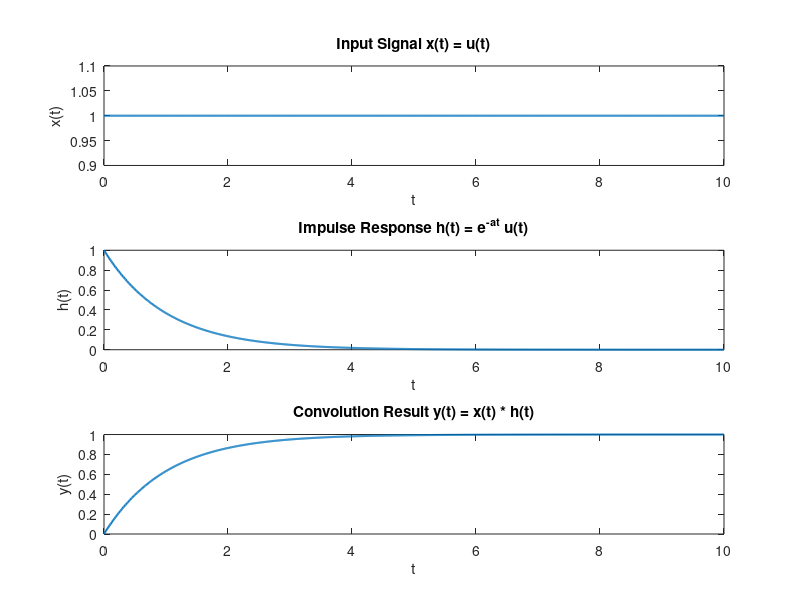

Source code (MATLAB):
% Define the parameters
a = 1; % Example value for a
t = 0:0.01:10; % Time vector from 0 to 10 with a step of 0.01
 
% Define the input and impulse response functions
x = ones(size(t)); % x(t) = u(t)
h = exp(-a * t); % h(t) = e^{-at} u(t)
 
% Compute the convolution using the analytical result
y = (1/a) * (1 - exp(-a * t));
 
% Plot the input signals and the result
figure;
 
% Plot x(t)
subplot(3, 1, 1);
plot(t, x, 'LineWidth', 1.5);
title('Input Signal x(t) = u(t)');
xlabel('t');
ylabel('x(t)');
 
% Plot h(t)
subplot(3, 1, 2);
plot(t, h, 'LineWidth', 1.5);
title('Impulse Response h(t) = e^{-at} u(t)');
xlabel('t');
ylabel('h(t)');
 
% Plot the convolution result y(t)
subplot(3, 1, 3);
plot(t, y, 'LineWidth', 1.5);
title('Convolution Result y(t) = x(t) * h(t)');
xlabel('t');
ylabel('y(t)');
 
% Display the result
disp('Convolution result y(t) = (1/a) * (1 - exp(-at)):');
disp(y);
